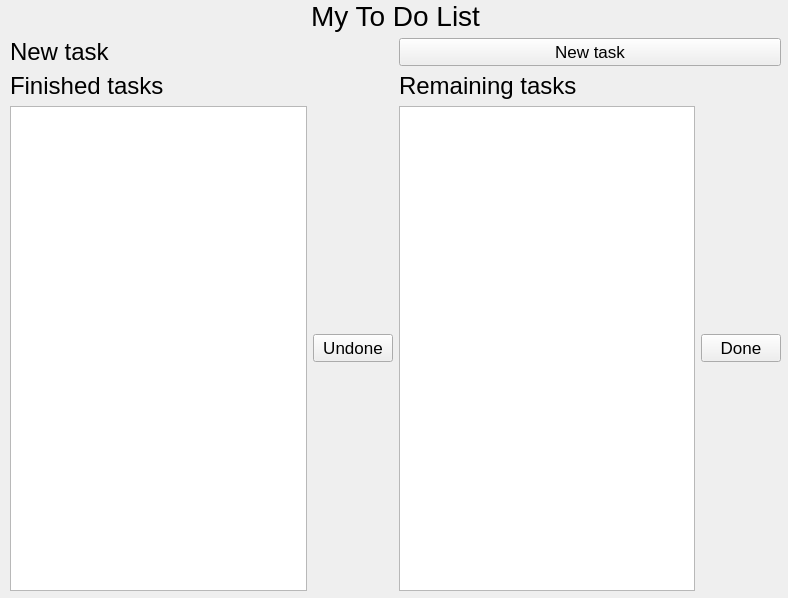
<?xml version="1.0" encoding="UTF-8"?>
<ui version="4.0">
 <class>MainWindow</class>
 <widget class="QMainWindow" name="MainWindow">
  <property name="geometry">
   <rect>
    <x>0</x>
    <y>0</y>
    <width>788</width>
    <height>598</height>
   </rect>
  </property>
  <property name="windowTitle">
   <string>My To Do List Application</string>
  </property>
  <widget class="QWidget" name="centralwidget">
   <widget class="QWidget" name="">
    <property name="geometry">
     <rect>
      <x>10</x>
      <y>0</y>
      <width>771</width>
      <height>591</height>
     </rect>
    </property>
    <layout class="QVBoxLayout" name="verticalLayout_3">
     <item>
      <widget class="QLabel" name="main_label">
       <property name="font">
        <font>
         <family>MS Sans Serif</family>
         <pointsize>21</pointsize>
        </font>
       </property>
       <property name="text">
        <string>My To Do List</string>
       </property>
       <property name="alignment">
        <set>Qt::AlignCenter</set>
       </property>
      </widget>
     </item>
     <item>
      <layout class="QHBoxLayout" name="horizontalLayout_3">
       <item>
        <widget class="QLabel" name="new_task_label">
         <property name="font">
          <font>
           <pointsize>18</pointsize>
          </font>
         </property>
         <property name="text">
          <string>New task</string>
         </property>
        </widget>
       </item>
       <item>
        <widget class="QPushButton" name="new_task_button">
         <property name="font">
          <font>
           <pointsize>13</pointsize>
          </font>
         </property>
         <property name="text">
          <string>New task</string>
         </property>
        </widget>
       </item>
      </layout>
     </item>
     <item>
      <layout class="QHBoxLayout" name="horizontalLayout_4">
       <item>
        <layout class="QVBoxLayout" name="verticalLayout">
         <item>
          <widget class="QLabel" name="finished_tasks_label">
           <property name="font">
            <font>
             <pointsize>18</pointsize>
            </font>
           </property>
           <property name="text">
            <string>Finished tasks</string>
           </property>
          </widget>
         </item>
         <item>
          <layout class="QHBoxLayout" name="horizontalLayout">
           <item>
            <widget class="QListWidget" name="finished_list"/>
           </item>
           <item>
            <widget class="QPushButton" name="undone_button">
             <property name="font">
              <font>
               <pointsize>13</pointsize>
              </font>
             </property>
             <property name="text">
              <string>Undone</string>
             </property>
            </widget>
           </item>
          </layout>
         </item>
        </layout>
       </item>
       <item>
        <layout class="QVBoxLayout" name="verticalLayout_2">
         <item>
          <widget class="QLabel" name="remaining_tasks_label">
           <property name="font">
            <font>
             <pointsize>18</pointsize>
            </font>
           </property>
           <property name="text">
            <string>Remaining tasks</string>
           </property>
          </widget>
         </item>
         <item>
          <layout class="QHBoxLayout" name="horizontalLayout_2">
           <item>
            <widget class="QListWidget" name="remaining_list"/>
           </item>
           <item>
            <widget class="QPushButton" name="done_button">
             <property name="font">
              <font>
               <pointsize>13</pointsize>
              </font>
             </property>
             <property name="text">
              <string>Done</string>
             </property>
            </widget>
           </item>
          </layout>
         </item>
        </layout>
       </item>
      </layout>
     </item>
    </layout>
   </widget>
  </widget>
 </widget>
 <resources/>
 <connections/>
</ui>
